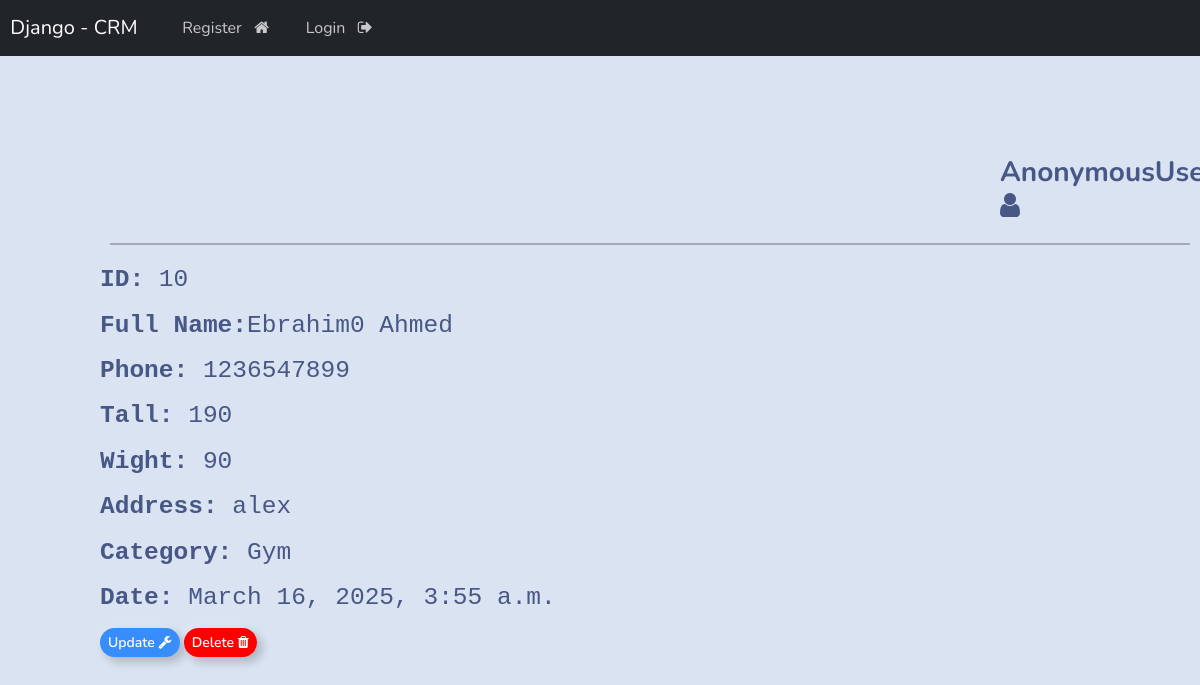
Page /view/10/ on the committed database.
### web_app/models.py (models this page shows, shortened)
class Clint(models.Model):
    first_name = models.CharField(max_length=250 )
    last_name = models.CharField(max_length=250,blank=True , null=True)
    phone = models.IntegerField(blank=True , null=True)
    tall = models.IntegerField(blank=True , null=True)
    wight = models.IntegerField(blank=True , null=True)
    address = models.CharField(max_length=50,blank=True , null=True)
    created_at = models.DateTimeField(auto_now_add=True)
    category = models.ForeignKey(Category , on_delete=models.CASCADE)
    class Meta:
        ordering = ['-created_at']

class Category(models.Model):
    name = models.CharField(max_length=250)
    create_at=models.DateTimeField(auto_now_add=True)
    def __str__(self):
        return self.name

### web_app/views.py (the view)
# urls.py: path('view/<int:id>/',views.view,name='view'),
def view(request,id):
    clint = get_object_or_404(Clint , id=id)
    return render(request,'web/view.html', {'clint': clint})

### templates/web/view.html
{% extends "base.html" %} {% block content %}
<div class="cart" style="padding-left:100px ; padding-top: 100px;">
    <h3 style="padding-left:900px ;"><b>{{user}}<i class="fa fa-user" aria-hidden="true"></i> </b></h3>
    <hr style="border:1px solid black ; margin: 20px 10px;">
    <h3>
        <pre><strong>ID: </strong>{{clint.id}}</pre>
        <pre><strong>Full Name:</strong>{{clint.first_name|capfirst}} {{clint.last_name|capfirst}}</pre>
        <pre><strong>Phone: </strong>{{clint.phone}}</pre>
        <pre><strong>Tall: </strong>{{clint.tall}}</pre>
        <pre><strong>Wight: </strong>{{clint.wight}}</pre>
        <pre><strong>Address: </strong>{{clint.address}}</pre>
        <pre><strong>Category: </strong>{{clint.category}}</pre>
        <pre><strong>Date: </strong>{{clint.created_at}}</pre>
    </h3>
    <a href="{% url 'edit' clint.id %}" class="btn btn-outline-primary btn-sm">Update <i class="fa fa-wrench" aria-hidden="true"></i></a>
    <a style="background-color: red;"  href="{% url 'delete' clint.id %}" onclick="return confirm('Are you sure to delete this clint?');" class="btn btn-outline-primary btn-sm">Delete <i class="fa fa-trash" aria-hidden="true"></i></a>
</div>
{% endblock content %}

### rows in the picture
Clint: id "10", first_name "Ebrahim0", last_name "Ahmed", phone "1236547899", tall "190", wight "90", address "alex", category "Gym", created_at "March 16, 2025, 3:55 a.m."
